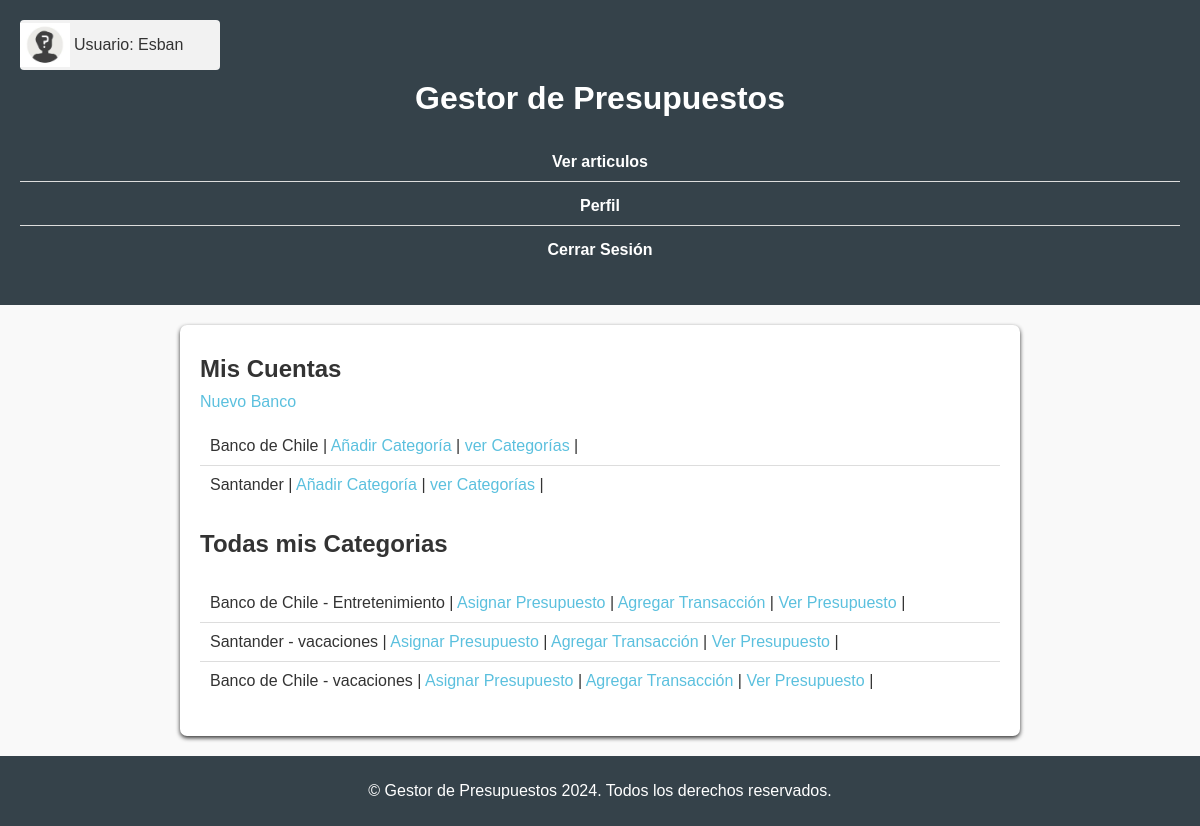
Before: / (signed in) with the older database file.
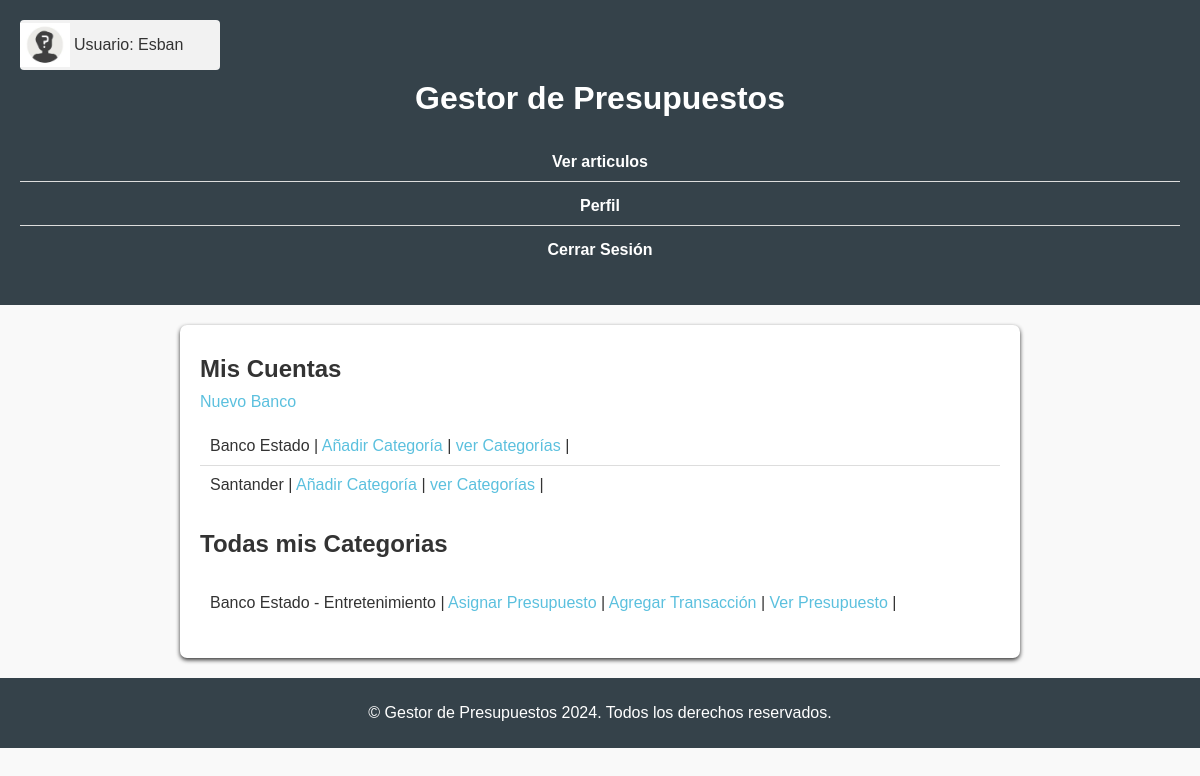
After: the same page with the newer database file.
### tables this page shows
CREATE TABLE Cuentas_de_banco 
        (ID_cuentabanco INTEGER PRIMARY KEY AUTOINCREMENT,
        ID_usuario INTEGER,
        banco TEXT);

CREATE TABLE Categoria 
        (ID_categoria INTEGER PRIMARY KEY AUTOINCREMENT,
        ID_cuentabanco INTEGER,
        nombre TEXT);

### Union Completa/app.py (the view)
@app.route('/')
def index():
    if 'user_id' not in session:
        return redirect(url_for('login'))
    conn = conectar_bd()
    cursor = conn.cursor()
    cursor.execute('SELECT * FROM Cuentas_de_banco WHERE ID_usuario = ?', (session['user_id'],))
    cuentas = cursor.fetchall()
    categorias = cursor.execute('''
        SELECT Categoria.ID_categoria, Categoria.nombre, Cuentas_de_banco.banco
        FROM Categoria
        JOIN Cuentas_de_banco ON Categoria.ID_cuentabanco = Cuentas_de_banco.ID_cuentabanco
        WHERE Cuentas_de_banco.ID_usuario = ?
    ''', (session['user_id'],)).fetchall()
    conn.close()
    return render_template('index.html', cuentas=cuentas, categorias=categorias)

### Union Completa/app.py (called while the page is built)
def conectar_bd():
    return sqlite3.connect('BD/GestorPresupuestos.db')

### Union Completa/templates/index.html (shortened to what this page needs)
<!DOCTYPE html>
<html lang="es">
<head>
    <link rel="stylesheet" href="{{ url_for('static', filename='style.css') }}">
</head>
<body>
    <header>
        <div class="perfil">
            <img src="\static/img/user.jpg" alt="Perfil">
            <p>Usuario: {{ session['user'] }}</p>
        </div>
        <h1>Gestor de Presupuestos</h1>
        <nav class="inicio">
            <ul>
                <li><a href="{{ url_for('ver_articulos') }}">Ver articulos</a></li>
                <li><a href="{{ url_for('perfil') }}">Perfil</a></li>
                <li><a href="{{ url_for('logout') }}">Cerrar Sesión</a></li>
            </ul>
        </nav>
    </header>
    <main>
        <h2>Mis Cuentas</h2>
        <div class="container-cuentas">
            <a href="{{ url_for('vincular_banco') }}">Nuevo Banco</a>
            <ul>
                {% for cuenta in cuentas %}
                    <li>{{ cuenta[2] }} | <a href="{{ url_for('crear_categoria', cuenta_id=cuenta[0]) }}">Añadir Categoría</a> |
                                        <a href="{{ url_for('ver_categorias', banco_id=cuenta[0]) }}">ver Categorías</a> | </li>
                {% endfor %}
            </ul>
        </div>
            <h2>Todas mis Categorias</h2>
        <div class="container-categorias">
            <ul>
                {% for categoria in categorias %}
                    <li>{{ categoria[2] }} - {{ categoria[1] }} |
                        <a href="{{ url_for('crear_presupuesto', categoria_id=categoria[0]) }}">Asignar Presupuesto</a> |
                        <a href="{{ url_for('agregar_transaccion', categoria_id=categoria[0]) }}">Agregar Transacción</a> |
                        <a href="{{ url_for('ver_presupuesto', categoria_id=categoria[0]) }}">Ver Presupuesto</a> |
                    </li>
                {% endfor %}
            </ul>
        </div>
    </main>
    <footer>
        <p>&copy; Gestor de Presupuestos 2024. Todos los derechos reservados.</p>
    </footer>
</body>
</html>

### Union Completa/static/style.css (style rules this page uses)
body { font-family: 'Arial'; margin: 0; padding: 0; background-color: #f9f9f9; color: #333; }
header { background-color: #35424a; color: #ffffff; padding: 20px; text-align: center; }
h1, h2 { margin: 0; padding: 10px 0; }
nav { margin-top: 15px; }
nav li { margin-bottom: 5px; }
nav a { color: #ffffff; text-decoration: none; font-weight: bold; }
main { padding: 20px; background-color: #ffffff; border-radius: 7px; max-width: 800px; margin: 20px auto; box-shadow: 0 2px 4px #333; }
ul { list-style-type: none; padding: 0; }
ul li { padding: 10px; border-bottom: 1px solid #ddd; }
ul li:last-child { border-bottom: none; }
a { color: #5bc0de; text-decoration: none; }
.perfil { display: flex; align-items: center; background-color: #f2f2f2; color: #333; box-shadow: 0px 2px 8px #0000; max-width: 200px; border-radius: 4px; }
img { box-shadow: #333; max-width: 50px; margin-right: 4px; }
footer { background-color: #35424a; color: white; text-align: center; padding: 10px 0px; }
.container-cuentas { display: block; }

Changed rows visible on the page:
removed Categoria: banco "Santander", nombre "vacaciones"
removed Categoria: banco "Banco de Chile", nombre "vacaciones"
changed Cuentas_de_banco: banco "Banco de Chile" → "Banco Estado"
changed through a linked row, Categoria "Entretenimiento": banco "Banco de Chile" → "Banco Estado"
